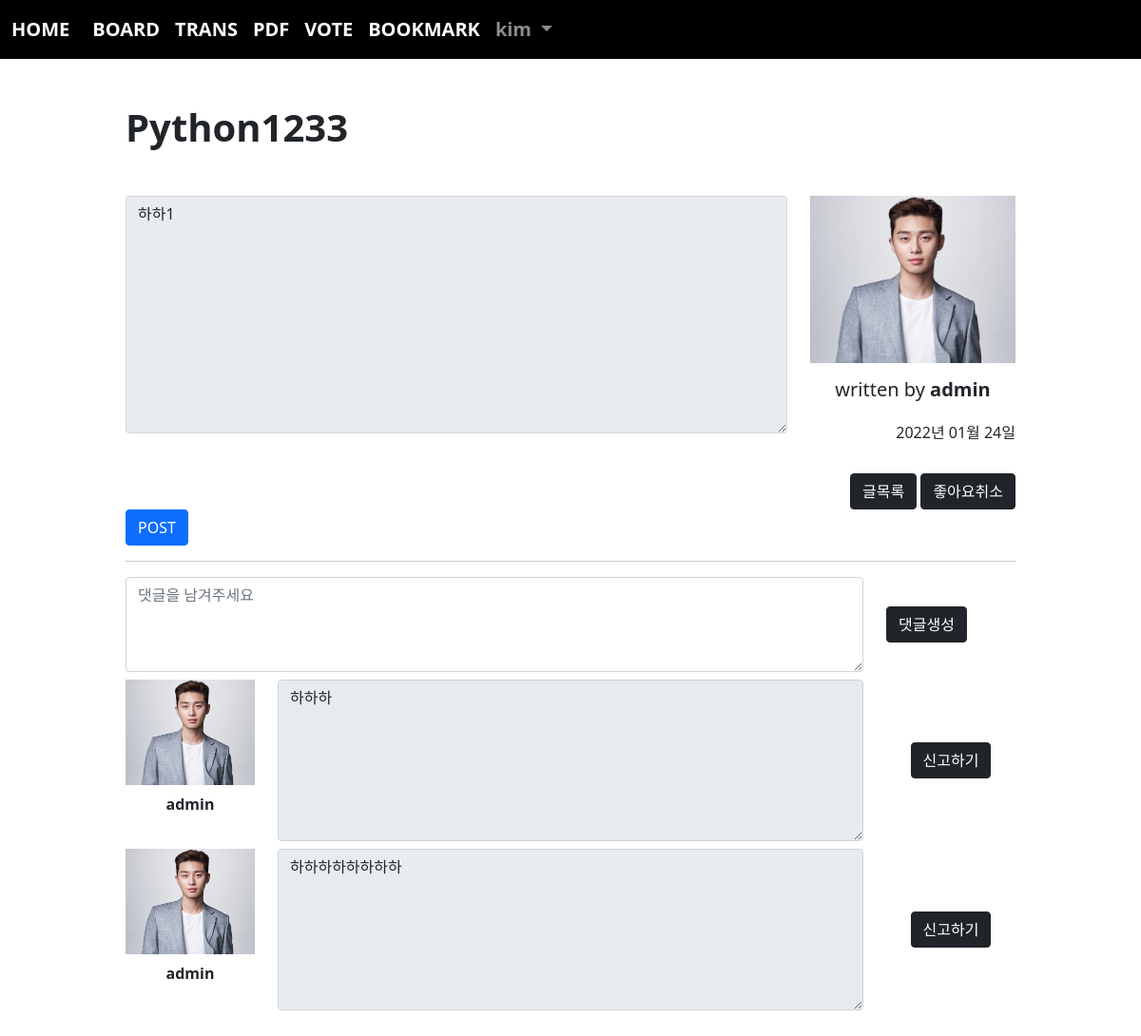
The page /board/detail/2 (signed in) on the database its author committed.
### acc/models.py (models this page shows)
class User(AbstractUser):
    comment = models.TextField()
    age = models.IntegerField(default=0)
    point = models.IntegerField(default=0)
    pic = models.ImageField(upload_to="acc/%y/%m")
    def getpic(self):
        if self.pic:
            return self.pic.url
        return "/media/noimage.png"

### board/models.py (models this page shows, shortened)
class Board(models.Model):
    subject = models.CharField(max_length=200)
    writer = models.ForeignKey(User, on_delete=models.CASCADE, related_name="writer")
    content = models.TextField()
    likey = models.ManyToManyField(User, blank=True, related_name="likey")
    pubdate = models.DateTimeField()

class Reply(models.Model):
    b = models.ForeignKey(Board, on_delete=models.CASCADE)
    replyer = models.ForeignKey(User, on_delete=models.CASCADE)
    comment = models.TextField()
    pubdate = models.DateTimeField()

### board/views.py (the view)
# urls.py: path('detail/<bpk>', views.detail, name="detail"),
def detail(request, bpk) :
    b = Board.objects.get(id=bpk)
    r = b.reply_set.all()
    context = {
        "b" : b,
        "rlist" : r
    }
    return render(request, "board/detail.html", context)

### template/board/detail.html (shortened to what this page needs)
{% extends 'base.html' %}
{% block con %}
    <div class="container mt-5 mb-5" style="width: 80%;">
        <h1><b>{{ b.subject }}</b></h1>
        <div class="row mt-5">
            <div class="col-lg-9">
                <textarea class="form-control" style="height:250px" disabled>{{ b.content }}</textarea>
            </div>
            <div class="col-lg-3 text-center" style="margin: auto;">
                <img src="{{ b.writer.getpic }}" width="100%">
                <h5 class="mt-3">written by <b>{{ b.writer }}</b></h5>
                <div class="text-end mt-4">
                    <h6>{{ b.pubdate | date:'Y년 m월 d일'}}</h6>
                </div>
            </div>
        </div>
        <div class="text-end mt-4">
            <a href="{% url 'board:index' %}" class="btn btn-dark">글목록</a>
            {% if request.user in b.likey.all %}
                <a href="{% url 'board:unlikey' b.id %}" class="btn btn-dark">좋아요취소</a>
            {% else %}
                <a href="{% url 'board:likey' b.id %}" class="btn btn-dark">좋아요</a>
            {% endif %}
        </div>
        <button type="button" class="btn btn-primary" data-bs-toggle="modal" data-bs-target="#exampleModal1">
            POST
        </button>
        <hr>
        <form method="POST" action="{% url 'board:creply' b.id%}">
            <div class ="row">
                <div class="col-lg-10">
                    <textarea class="form-control" name="comm" style="height:100px" placeholder="댓글을 남겨주세요"></textarea>
                </div>
                <div class="col-lg-2" style="margin: auto;">
                    <button class="btn btn-dark">댓글생성</button>
                </div>
            </div>
        </form>
        {% if rlist %}
            {% for i in rlist %}
            <div class="row mt-2">
                <div class="col-lg-2">
                    <img src="{{ i.replyer.getpic }}" width="100%">
                    <div class="text-center mt-2">
                        <b>{{ i.replyer }}</b>
                    </div>
                </div>
                <div class="col-lg-8">
                    <textarea class="form-control" style="height: 170px;" disabled>{{ i.comment }}</textarea>
                </div>
                <div class="col-lg-2 text-center" style="margin: auto;">
                    <button class="btn btn-dark">신고하기</button><br>
                </div>
            </div>
            {% endfor %}
        {% else %}
                <div class="text-center">
                    <b>첫번째 댓글을 남겨주세요!</b>
                </div>
        {% endif %}
    </div>
{% endblock %}

### template/base.html (shortened to what this page needs)
<!doctype html>
<html lang="en">
    <head>
        <link href="https://cdn.jsdelivr.net/npm/bootstrap@5.1.3/dist/css/bootstrap.min.css" rel="stylesheet">
    </head>
    <body>
        {% if user.is_authenticated %}
            <nav class="navbar navbar-expand-lg navbar-dark" style="background-color: rgb(0, 0, 0); font-size: 20px; font-weight: bold;">
                <div class="container-fluid">
                    <a class="navbar-brand" href="{% url 'acc:index' %}">HOME</a>
                    <div class="collapse navbar-collapse" id="navbarSupportedContent">
                        <ul class="navbar-nav me-auto mb-2 mb-lg-0">
                            <li class="nav-item">
                                <a class="nav-link active" aria-current="page" href="{% url 'board:index' %}">BOARD</a>
                            </li>
                            <li class="nav-item">
                                <a class="nav-link active" aria-current="page" href="{% url 'trans:index' %}">TRANS</a>
                            </li>
                            <li class="nav-item">
                                <a class="nav-link active" aria-current="page" href="{% url 'pdf:index' %}">PDF</a>
                            </li>
                            <li class="nav-item">
                                <a class="nav-link active" aria-current="page" href="{% url 'vote:index' %}">VOTE</a>
                            </li>
                            <li class="nav-item">
                                <a class="nav-link active" aria-current="page" href="{% url 'book:index' %}">BOOKMARK</a>                            </li>
                            <li class="nav-item dropdown">
                                <a class="nav-link dropdown-toggle" href="#" id="navbarDropdown" role="button" data-bs-toggle="dropdown" aria-expanded="false">
                                    {{ user.username }}
                                </a>
                            </li>
                        </ul>
                    </div>
                </div>
            </nav>
            {% block con %}
            {% endblock %}
        {% endif %}
    </body>
</html>

### rows shown on the page
User: username "kim"
Board: subject "Python1233", content "하하1", writer.getpic (picture), writer "admin", pubdate "2022년 01월 24일"
Reply: replyer.getpic (picture), replyer "admin", comment "하하하"
Reply: replyer.getpic (picture), replyer "admin", comment "하하하하하하하하"
